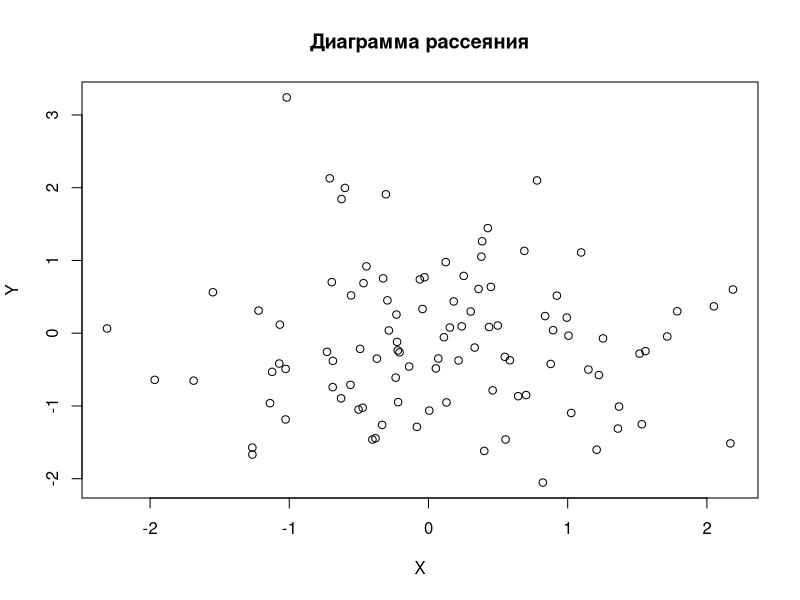
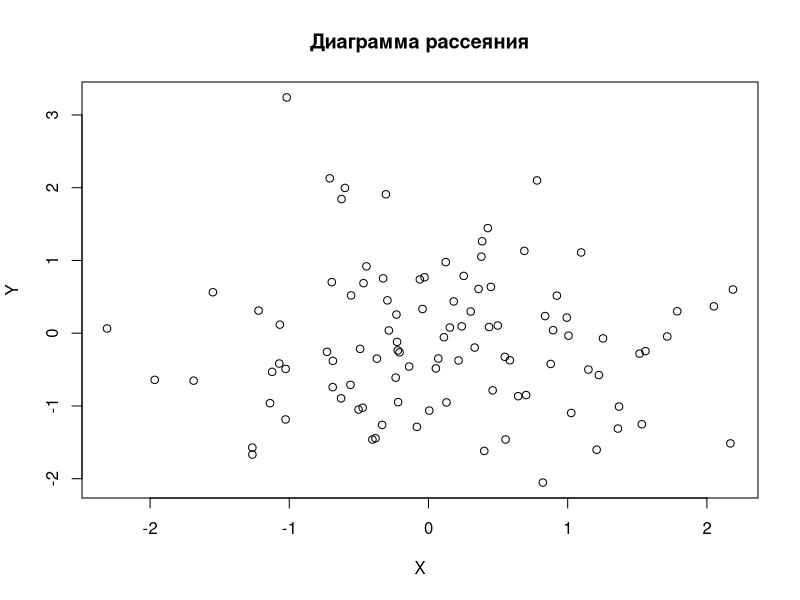

Here is the R script that generated these plots, in order:
# Загрузка необходимых библиотек (если требуются)
# library(ggplot2) # Пример, если используется ggplot2

# Генерация случайных данных для примера
set.seed(123) # Для воспроизводимости
x <- rnorm(100)
y <- rnorm(100)

# Создание диаграммы рассеяния
plot(x, y, main="Диаграмма рассеяния", xlab="X", ylab="Y")

# Генерация случайного имени файла
random_name <- paste0("scatter_plot_", sample(1000:9999, 1), ".png")

# Сохранение диаграммы в файл
png(filename = random_name, width = 800, height = 600)
plot(x, y, main="Диаграмма рассеяния", xlab="X", ylab="Y")
dev.off()

cat("Диаграмма рассеяния сохранена в файл:", random_name, "\n")
